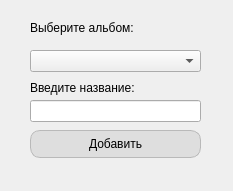
<?xml version="1.0" encoding="UTF-8"?>
<ui version="4.0">
 <class>New_Tag</class>
 <widget class="QWidget" name="New_Tag">
  <property name="geometry">
   <rect>
    <x>0</x>
    <y>0</y>
    <width>233</width>
    <height>191</height>
   </rect>
  </property>
  <property name="windowTitle">
   <string>Добавить фотографию</string>
  </property>
  <widget class="QComboBox" name="comboBox">
   <property name="geometry">
    <rect>
     <x>30</x>
     <y>50</y>
     <width>171</width>
     <height>22</height>
    </rect>
   </property>
  </widget>
  <widget class="QLabel" name="label">
   <property name="geometry">
    <rect>
     <x>30</x>
     <y>20</y>
     <width>171</width>
     <height>16</height>
    </rect>
   </property>
   <property name="text">
    <string>Выберите альбом:</string>
   </property>
  </widget>
  <widget class="QPushButton" name="pushButton">
   <property name="geometry">
    <rect>
     <x>30</x>
     <y>130</y>
     <width>171</width>
     <height>28</height>
    </rect>
   </property>
   <property name="styleSheet">
    <string notr="true"> background-color: rgba(220, 220, 220, 0.9);  /* Светло-серый фон */
                color: black;                               /* Черный текст */
                border-radius: 10px;                        /* Закругление углов */
                border: 1px solid rgba(180, 180, 180, 0.9); /* Серая рамка */
                padding: 5px 10px;                         /* Внутренние отступы */
                font-weight: 400;                          /* Жирный текст */ 
</string>
   </property>
   <property name="text">
    <string>Добавить</string>
   </property>
  </widget>
  <widget class="QLineEdit" name="lineEdit">
   <property name="geometry">
    <rect>
     <x>30</x>
     <y>100</y>
     <width>171</width>
     <height>22</height>
    </rect>
   </property>
  </widget>
  <widget class="QLabel" name="label_2">
   <property name="geometry">
    <rect>
     <x>30</x>
     <y>80</y>
     <width>171</width>
     <height>16</height>
    </rect>
   </property>
   <property name="text">
    <string>Введите название:</string>
   </property>
  </widget>
 </widget>
 <resources/>
 <connections/>
</ui>
